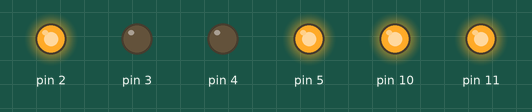
This sketch was run on a simulated Arduino Uno, built with avr-gcc and run on an emulated ATmega328P. Parts: output pins drawn as LEDs (lit = HIGH).

Above: at 0.5 s.
At 1.5 s:
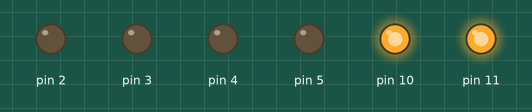
Timing chart, 0 to 3.0 s (numbered marks = the images above):
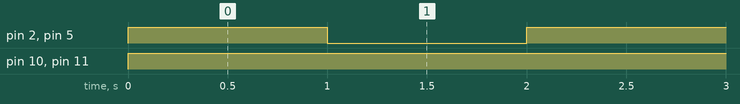

Measured:
- by itself, pin 2, pin 5: alternates HIGH for 1.0 s and LOW for 1.0 s
- by itself, pin 10, pin 11: LOW → HIGH at 0.00 s

The sketch:

main.ino
```cpp
#include "DriveBase.h"

// create subsystem instances (drive, ultrasonic, ect)
DriveBase testDrive;

void setup() {
  // put your setup code here, to run once:

  testDrive.init(2, 3, 4, 5, 10, 11); // setup motor pin locations

}

void loop() {
  // put your main code here, to run repeatedly:

  testDrive.setGlobalSpeed(255);

  testDrive.moveForward();
  stopPause(1000);
  // testDrive.turnRight();
  // stopPause(1000);

}

// only used for testing
void stopPause(int time) {
  delay(time);
  testDrive.stop();
  delay(time);
}
```

DriveBase.cpp
```cpp
#include "DriveBase.h"

// :: is scope resolution operator
// allows the use of private variables from header within function body

void DriveBase::init(int m1p1, int m1p2, int m2p1, int m2p2, int pwmA, int pwmB) {

  // power pins (+ and -)
  motor1Pin1 = m1p1;
  motor1Pin2 = m1p2;
  motor2Pin1 = m2p1;
  motor2Pin2 = m2p2;

  pinMode(motor1Pin1, OUTPUT);
  pinMode(motor1Pin2, OUTPUT);
  pinMode(motor2Pin1, OUTPUT);
  pinMode(motor2Pin2, OUTPUT);

  // pwm pins
  pwmPin1 = pwmA;
  pwmPin2 = pwmB;

  pinMode(pwmPin1, OUTPUT);
  pinMode(pwmPin2, OUTPUT);
}

///////////////////TODO will need to change directions based on motor placement on final robot (forward, back, left, right)
// movement functions at set speed
void DriveBase::moveForward(int speed) {
  digitalWrite(motor1Pin1, HIGH);
  digitalWrite(motor1Pin2, LOW);

  digitalWrite(motor2Pin1, LOW);
  digitalWrite(motor2Pin2, HIGH);

  analogWrite(pwmPin1, speed);
	analogWrite(pwmPin2, speed);
}

void DriveBase::moveBack(int speed) {
  digitalWrite(motor1Pin1, LOW);
  digitalWrite(motor1Pin2, HIGH);

  digitalWrite(motor2Pin1, HIGH);
  digitalWrite(motor2Pin2, LOW);

  analogWrite(pwmPin1, speed);
	analogWrite(pwmPin2, speed);
}

void DriveBase::turnRight(int speed) {
  digitalWrite(motor1Pin1, LOW);
  digitalWrite(motor1Pin2, HIGH);

  digitalWrite(motor2Pin1, LOW);
  digitalWrite(motor2Pin2, HIGH);

  analogWrite(pwmPin1, speed);
	analogWrite(pwmPin2, speed);
}

void DriveBase::turnLeft(int speed) {
  digitalWrite(motor1Pin1, HIGH);
  digitalWrite(motor1Pin2, LOW);

  digitalWrite(motor2Pin1, HIGH);
  digitalWrite(motor2Pin2, LOW);

  analogWrite(pwmPin1, speed);
	analogWrite(pwmPin2, speed);
}

// overload movment functions

void DriveBase::moveForward() {
  moveForward(globalSpeed);
}

void DriveBase::moveBack() {
  moveBack(globalSpeed);
}

void DriveBase::turnRight() {
  turnRight(globalSpeed);
}

void DriveBase::turnLeft() {
  turnLeft(globalSpeed);
}

void DriveBase::stop() {
  digitalWrite(motor1Pin1, LOW);
  digitalWrite(motor1Pin2, LOW);

  digitalWrite(motor2Pin1, LOW);
  digitalWrite(motor2Pin2, LOW);
}

// getters and setters
void DriveBase::setGlobalSpeed(int pwm) {
  globalSpeed = pwm;
}

int DriveBase::getGlobalSpeed() {
  return globalSpeed;
}
```

DriveBase.h
```cpp
#pragma once // acts as header gaurd

#include <Arduino.h> // include arduino library

class DriveBase {

  public:

  void init(int m1p1, int m1p2, int m2p1, int m2p2, int pwmA, int pwmB);

  // move function at set speed
  void moveForward(int speed);
  void moveBack(int speed);
  void turnRight(int speed);
  void turnLeft(int speed);


  // move functions that move at global speed:
  void moveForward();
  void moveBack();
  void turnRight();
  void turnLeft();

  void stop();

  void setGlobalSpeed(int pwm);
  int getGlobalSpeed();


  private:

    int globalSpeed = 255;

    int motor1Pin1;
    int motor1Pin2;
    int motor2Pin1;
    int motor2Pin2;

    int pwmPin1;
    int pwmPin2;

};
```

Firefighter.cpp
```cpp
#include "Firefighter.h"


void Firefighter::init() {
  // add subsystem init here
  drive.init(2, 3, 4, 5, 10, 11);

  // add ultrasonic, IR, ect init here
}

void Firefighter::lookForJunc() {

}

void Firefighter::scanRoom() {

}

void Firefighter::extinguish() {

}
```

Firefighter.h
```cpp
#pragma once // acts as header gaurd

#include <Arduino.h> // include arduino library
#include "DriveBase.h"

class Firefighter {

  public:

    // subsystem instantiation
    DriveBase drive;

    void init(); // create instances of subsystems
    void lookForJunc(); // will use: drive, ultrasonic
    void scanRoom(); // drive, ultrasonic, ir sensor
    void extinguish(); // drive, ultrasonic, ir sensor, ext mechanism

  private:
    // which units (ask hardware)?
    float robotWidth = 0;
    float robotLength = 0;
    float robotHieght = 0;

    float sideTolerance = 0;
    float sideDistance = 0;

};
```
